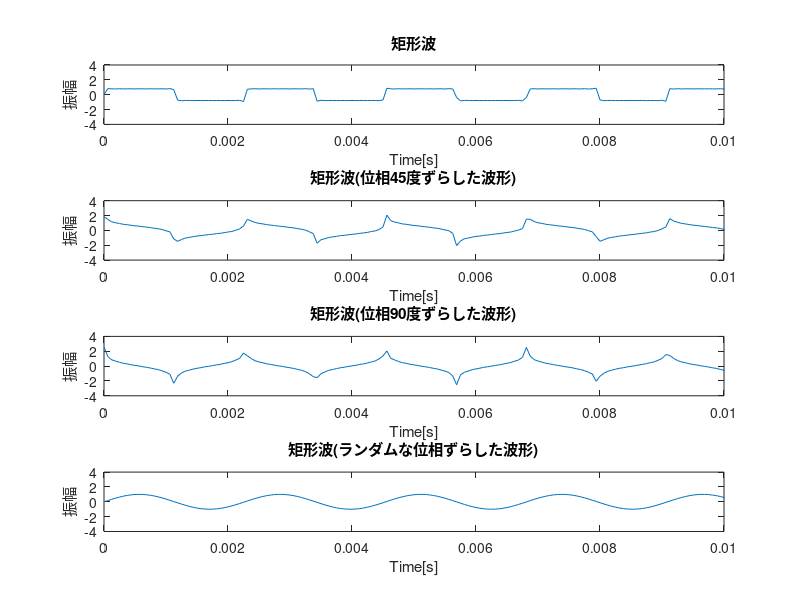
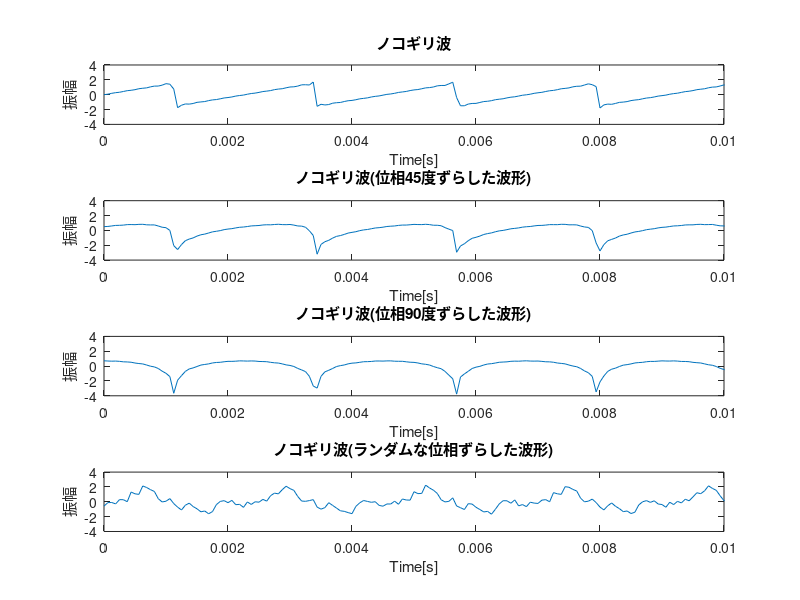

The MATLAB script that drew these images, in order:


%%%%%%%%%%矩形波%%%%%%%%%%

%高調波とは基本周波数成分の整数倍で表される
%純音の場合には位相を変化させてもほとんど音の変化は聞き取れないが、合成波の場合は位相のずれによる変化が加算され音に変化が生じる。
close all;
clear;

Fs=16000;  
f=440;
numLoops=25;
t=([0:2*Fs-1]/Fs);    %2sec

%init vals
pureSquareWave=0;
squareWavephi1=0;
squareWavePhi2=0;
squarePhiRand=sin(2*pi*f*t);

phix1=45*pi/180;        %phase + pi/4
phix2=90*pi/180;        %phase + pi/2

for k=1:numLoops
    ft=sin(2*pi*(2*k-1)*f*t)/(2*k-1);
    pureSquareWave=pureSquareWave+ft; 
end

for k=1:numLoops
    ft=sin(2*pi*(2*k-1)*f*t+phix1)/(2*k-1);
    squareWavephi1=squareWavephi1+ft; 
end

for k=1:numLoops
    ft=sin(2*pi*(2*k-1)*f*t+phix2)/(2*k-1);
    squareWavePhi2=squareWavePhi2+ft; 
end

for k=2:numLoops
    ft=sin(2*pi*(2*k-1)*f*t+rand(1)*2*pi)/(2*k-1);
    s=squarePhiRand+ft; 
end


%sound(pureSquareWave,Fs);
%sound(squareWavephi1,Fs);
%sound(squareWavePhi2,Fs);
%sound(squarePhiRand,Fs);

figure;

subplot(4,1,1);
plot(t,pureSquareWave);
axis([0 0.01,-4 4]);
xlabel('Time[s]');
ylabel('振幅');
title('矩形波');

subplot(4,1,2);
plot(t,squareWavephi1);
axis([0 0.01,-4 4]);
xlabel('Time[s]');
ylabel('振幅');
title('矩形波(位相45度ずらした波形)');

subplot(4,1,3);
plot(t,squareWavePhi2);
axis([0 0.01,-4 4]);
xlabel('Time[s]');
ylabel('振幅');
title('矩形波(位相90度ずらした波形)');

subplot(4,1,4);
plot(t,squarePhiRand);
axis([0 0.01,-4 4]);
xlabel('Time[s]');
ylabel('振幅');
title('矩形波(ランダムな位相ずらした波形)');

%%%%sawtooth wave

Fs=16000;  
f=440;
numLoops=25;
t=([0:2*Fs-1]/Fs);       %2秒間
pureSawtooth=0;
sawtoothPhi1=0;
sawtoothPhi2=0;
sawtoothPhiRand=sin(2*pi*f*t);

phiy1=45*pi/180;         %位相をpi/4ずらす
phiy2=90*pi/180;         %位相をpi/2ずらす

for k=1:numLoops
    ft=(-1)^(k-1)/k*sin(2*pi*k*f*t);
    pureSawtooth=pureSawtooth+ft;  
end

for k=1:numLoops
    ft=(-1)^(k-1)/k*sin(2*pi*k*f*t+phiy1);
    sawtoothPhi1=sawtoothPhi1+ft;  
end

for k=1:numLoops
    ft=(-1)^(k-1)/k*sin(2*pi*k*f*t+phiy2);
    sawtoothPhi2=sawtoothPhi2+ft;  
end

for k=2:numLoops
    ft=(-1)^(k-1)/k*sin(2*pi*k*f*t+rand(1)*2*pi);     %ランダムな値ずらす
    sawtoothPhiRand=sawtoothPhiRand+ft;  
end



%sound(y1,Fs);
%sound(y2,Fs);
%sound(y3,Fs);
%sound(y4,Fs);


figure;

subplot(4,1,1);
plot(t,pureSawtooth);
axis([0 0.01,-4 4]);
xlabel('Time[s]');
ylabel('振幅');
title('ノコギリ波');

subplot(4,1,2);
plot(t,sawtoothPhi1);
axis([0 0.01,-4 4]);
xlabel('Time[s]');
ylabel('振幅');
title('ノコギリ波(位相45度ずらした波形)');

subplot(4,1,3);
plot(t,sawtoothPhi2);
axis([0 0.01,-4 4]);
xlabel('Time[s]');
ylabel('振幅');
title('ノコギリ波(位相90度ずらした波形)');

subplot(4,1,4);
plot(t,sawtoothPhiRand);
axis([0 0.01,-4 4]);
xlabel('Time[s]');
ylabel('振幅');
title('ノコギリ波(ランダムな位相ずらした波形)');
